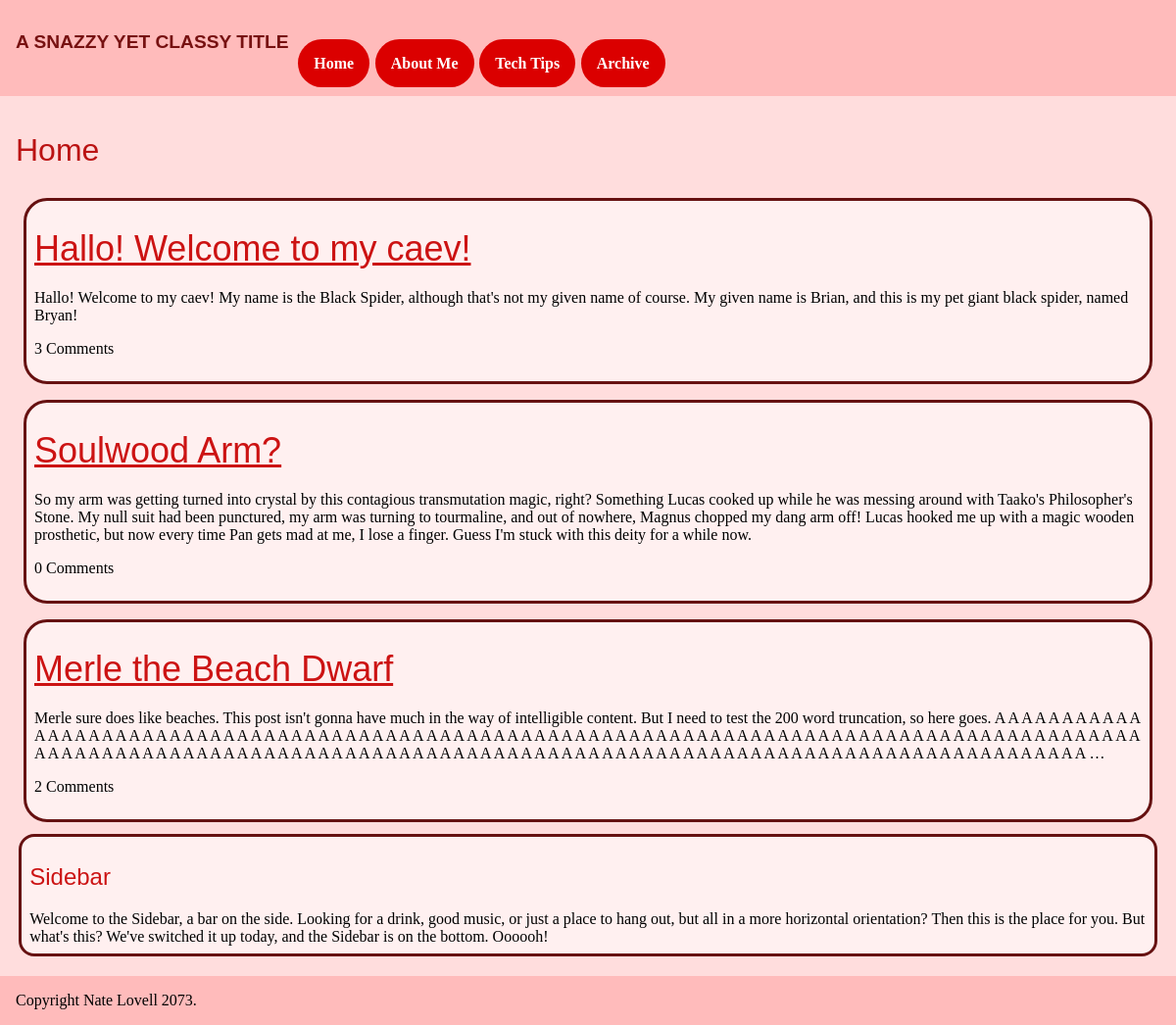
Screenshot of /blog/ with the database file from the repository.
### blog/models.py (models this page shows, shortened)
class Blog(models.Model):
    title = models.CharField(max_length=200)
    auth_name = models.CharField(max_length=50)
    content = models.TextField(max_length=25000)
    pub_date = models.DateTimeField('date published')

### blog/views.py (the view)
class HomeView(generic.ListView):
    template_name='blog/home.html'
    context_object_name='latest_blog_list'
    def get_queryset(self):
        return Blog.objects.order_by('-pub_date')[:3]

### blog/templates/blog/home.html (shortened to what this page needs)
{% extends 'blog/base.html' %}
{% block main %}
    <h1>Home</h1>
    {% if latest_blog_list %}
        <div class="flex">
            <div class="flexcol">
                {% for blog in latest_blog_list %}
                    <article class="blog">
                        <h2>
                            <a href="{% url 'blog:detail' blog.id %}">{{ blog.title }}</a>
                        </h2>
                        <p>
                            {{ blog.content|truncatewords:200 }}
                        </p>
                        <p>
                            {{ blog.comment_set.count }} Comment{% if blog.comment_set.count != 1 %}s{% endif %}
                        </p>
                    </article>
                {% endfor %}
            </div>
        </div>
    {% else %}
        <p>No blogs are available.</p>
    {% endif %}
{% endblock %}

### blog/static/stylesheet.css (style rules this page uses)
html,body { margin:0; }
h1 { font-size:2em; font-family:sans-serif; color:#bb1313; font-weight:500; }
h2>a, h2 { font-size:1.5em; font-family:sans-serif; color:#cc1313; font-weight:400; }
.flex { display:flex; }
.flexcol { display:flex; flex-direction:column; flex-wrap:wrap; }
.blog { margin:.5em; padding:.5em; border-style:solid; border-width:medium; border-color:#661111; border-radius:1.5em; background-color:#fff0f0; }

### rows the page displays
Blog: title "Hallo! Welcome to my caev!", content "Hallo! Welcome to my caev! My name is the Black Spider, although that's not my given name of course. My given name is Brian, and this is my pet giant black spider, named Bryan!", comment_set.count "3"
Blog: title "Soulwood Arm?", content "So my arm was getting turned into crystal by this contagious transmutation magic, right? Something Lucas cooked up while he was messing around with Taako's Philosopher's Stone. My null suit had been punctured, my arm was turning to tourmaline, and out of nowhere, Magnus chopped my dang arm off! Lucas hooked me up with a magic wooden prosthetic, but now every time Pan gets mad at me, I lose a finger. Guess I'm stuck with this deity for a while now.", comment_set.count "0"
Blog: title "Merle the Beach Dwarf", content "Merle sure does like beaches. This post isn't gonna have much in the way of intelligible content. But I need to test the 200 word truncation, so here goes. A A A A A A A A A A A A A A A A A A A A A A A A A A A A A A A A A A A A A A A A A A A A A A A A A A A A A A A A A A A A A A A A A A A A A A A A A A A A A A A A A A A A A A A A A A A A A A A A A A A A A A A A A A A A A A A A A A A A A A A A A A A A A A A A A A A A A A A A A A A A A A A A A A A A A A A A A A A A A A A A A A A A A A A A A A A …", comment_set.count "2"
